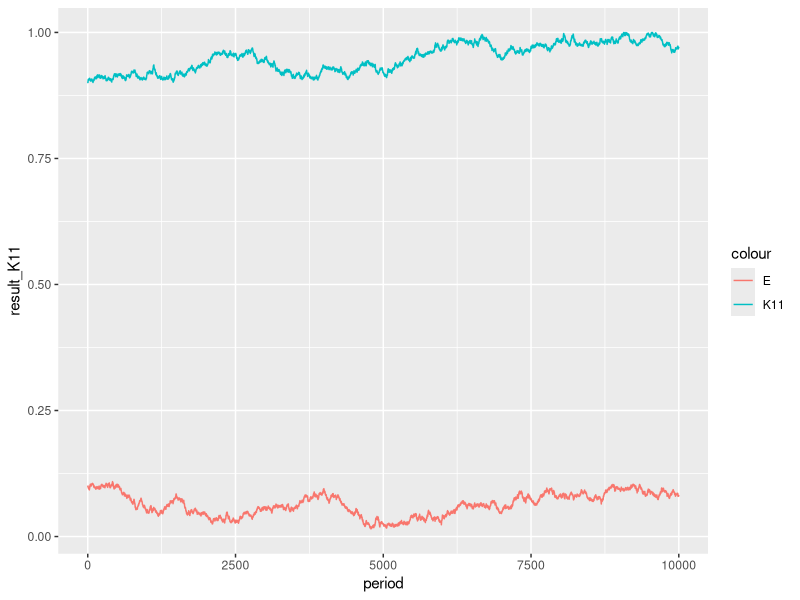
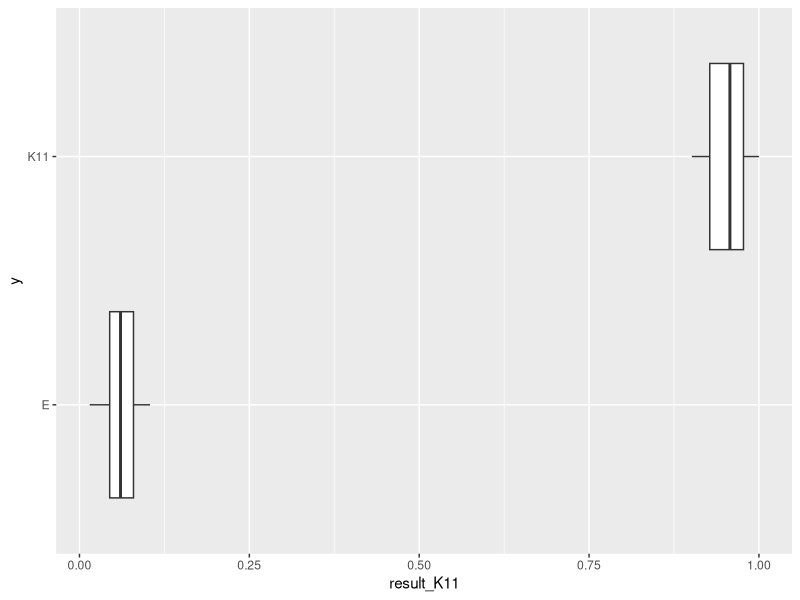
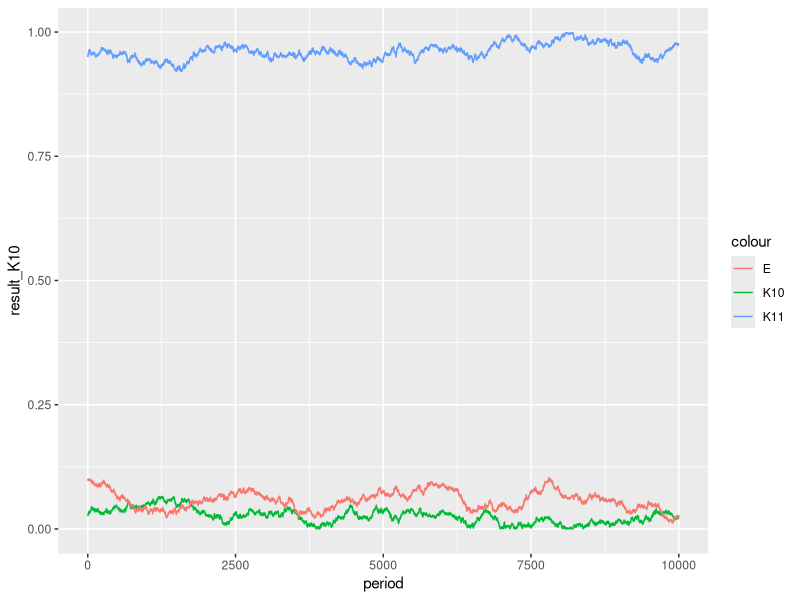
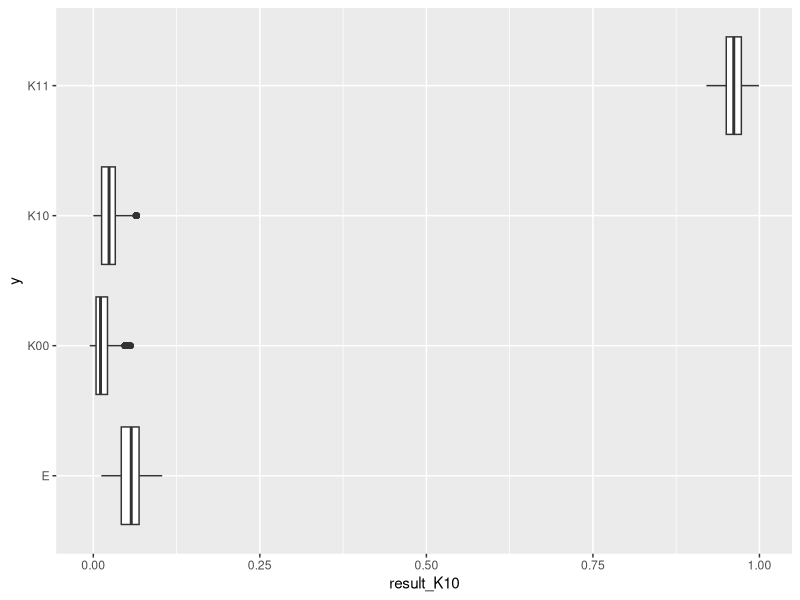

Reproduce these figures in R, in order.
## ---- chunk 1
library(tidyverse)

data <- read_csv("Data/test_202510106.csv")

Q00 <- if_else(data$Q1 != -50 & data$Q2 != 100, 1, 0)
Q10 <- if_else(data$Q1 == -50 & data$Q2 != 100, 1, 0)
Q01 <- if_else(data$Q1 != -50 & data$Q2 == 100, 1, 0)
Q11 <- if_else(data$Q1 == -50 & data$Q2 == 100, 1, 0)

E_theory = mean(Q01)/(mean(Q01) + mean(Q11))
K11_theory = mean(Q01)/(E_theory*(1 - E_theory))


K11_0 <- 0.9
E_0 <- 0.1

sigma <- 0.001

calculate_post <- function(q00, q10, q01, q11, k11, e) {
  result <- if_else(
      k11 < 1 &
      k11 > 0 &
      e < 1 &
      e > 0,
    sum(
      q00 * log(e * (1 - k11) + e * e * k11) +
        q10 * log((1 - e) * (1 - k11) + (1 - e) * e * k11) +
        q01 * log((1 - e) * e * k11) +
        q11 * log((1 - e) * (1 - e) * k11)
    ),
    -999
  )
  return(result)
}

result_K11 <- NA

result_E <- NA

for (i in 1:10000) {
  K11 <- K11_0 + rnorm(1, 0, sigma)
  E <- E_0 + rnorm(1, 0, sigma)

  log_like_0 <- calculate_post(Q00, Q10, Q01, Q11, K11_0, E_0)

  log_like <- calculate_post(Q00, Q10, Q01, Q11, K11, E)

  prob_update <- exp(log_like - log_like_0)

  prob_update <- case_when(
    prob_update >= 1 ~ 1,
    prob_update <= 0 ~ 0,
    .default = prob_update
  )


  K11_0 <- if_else(
    prob_update >= 1,
    K11,
    sample(c(K11, K11_0), 1, prob = c(prob_update, 1 - prob_update))
  )

  E_0 <- if_else(
    prob_update >= 1,
    E,
    sample(c(E, E_0), 1, prob = c(prob_update, 1 - prob_update))
  )
  result_K11[i] <- K11_0
  result_E[i] <- E_0
}

tibble(
  result_K11,
  result_E,
  period = 1:length(result_E)
) |>
  ggplot(
    aes(
      x = period,
      y = result_K11
    )
  ) +
  geom_line(
    aes(
      color = "K11"
    )
  )  +
  geom_line(
    aes(
      y = result_E,
      color = "E"
    )
  )

tibble(
  result_K11,
  result_E,
  period = 1:length(result_E)
) |>
  filter(period >= 1000) |>
  ggplot(
    aes(
      x = result_K11,
      y = "K11"
    )
  ) +
  geom_boxplot() +
  geom_boxplot(
    aes(
      x = result_E,
      y = "E"
    )
  ) 
## ---- chunk 2
library(tidyverse)

data <- read_csv("Data/test_202510106.csv")

Q00 <- if_else(data$Q1 != -50 & data$Q2 != 100, 1, 0)
Q10 <- if_else(data$Q1 == -50 & data$Q2 != 100, 1, 0)
Q01 <- if_else(data$Q1 != -50 & data$Q2 == 100, 1, 0)
Q11 <- if_else(data$Q1 == -50 & data$Q2 == 100, 1, 0)

K10_0 <- 0.03
K11_0 <- 0.95
E_0 <- 0.1

sigma <- 0.001

calculate_post <- function(q00, q10, q01, q11, k10, k11, e) {
  result <- if_else(
    (1 - k10 - k11) + e * k10 + e * e * k11 < 1 &
      (1 - k10 - k11) + e * k10 + e * e * k11 > 0 &
      (1 - e) * k10 + (1 - e) * e * k11 < 1 &
      (1 - e) * k10 + (1 - e) * e * k11 > 0 &
      (1 - e) * e * k11 < 1 &
      (1 - e) * e * k11 > 0 &
      (1 - e) * (1 - e) * k11 < 1 &
      (1 - e) * (1 - e) * k11 > 0 &
      k11 + k10 < 1 &
      k11 > 0 &
      k10 > 0 &
      e < 1 &
      e > 0,
    sum(
      q00 * log((1 - k10 - k11) + e * k10 + e * e * k11) +
        q10 * log((1 - e) * k10 + (1 - e) * e * k11) +
        q01 * log((1 - e) * e * k11) +
        q11 * log((1 - e) * (1 - e) * k11)
    ),
    -999
  )
  return(result)
}

result_K10 <- NA

result_K11 <- NA

result_E <- NA

for (i in 1:10000) {
  K10 <- K10_0 + rnorm(1, 0, sigma)
  K11 <- K11_0 + rnorm(1, 0, sigma)
  E <- E_0 + rnorm(1, 0, sigma)

  log_like_0 <- calculate_post(Q00, Q10, Q01, Q11, K10_0, K11_0, E_0)

  log_like <- calculate_post(Q00, Q10, Q01, Q11, K10, K11, E)

  prob_update <- exp(log_like - log_like_0)

  prob_update <- case_when(
    prob_update >= 1 ~ 1,
    prob_update <= 0 ~ 0,
    .default = prob_update
  )

  K10_0 <- if_else(
    prob_update >= 1,
    K10,
    sample(c(K10, K10_0), 1, prob = c(prob_update, 1 - prob_update))
  )

  K11_0 <- if_else(
    prob_update >= 1,
    K11,
    sample(c(K11, K11_0), 1, prob = c(prob_update, 1 - prob_update))
  )

  E_0 <- if_else(
    prob_update >= 1,
    E,
    sample(c(E, E_0), 1, prob = c(prob_update, 1 - prob_update))
  )
  result_K10[i] <- K10_0
  result_K11[i] <- K11_0
  result_E[i] <- E_0
}

tibble(
  result_K10,
  result_K11,
  result_E,
  period = 1:length(result_E)
) |>
  ggplot(
    aes(
      x = period,
      y = result_K10
    )
  ) +
  geom_line(
    aes(
      color = "K10"
    )
  ) +
  geom_line(
    aes(
      y = result_K11,
      color = "K11"
    )
  ) +
  geom_line(
    aes(
      y = result_E,
      color = "E"
    )
  )

test <- tibble(
  result_K10,
  result_K11,
  result_E,
  period = 1:length(result_E)
) |>
  mutate(
    result_K00 = 1 - result_K10 - result_K11
  )

tibble(
  result_K10,
  result_K11,
  result_E,
  period = 1:length(result_E)
) |>
  mutate(
    result_K00 = 1 - result_K10 - result_K11
  ) |>
  filter(period >= 1000) |>
  ggplot(
    aes(
      x = result_K10,
      y = "K10"
    )
  ) +
  geom_boxplot() +
  geom_boxplot(
    aes(
      x = result_K11,
      y = "K11"
    )
  ) +
  geom_boxplot(
    aes(
      x = result_E,
      y = "E"
    )
  ) +
  geom_boxplot(
    aes(
      x = result_K00,
      y = "K00"
    )
  )
